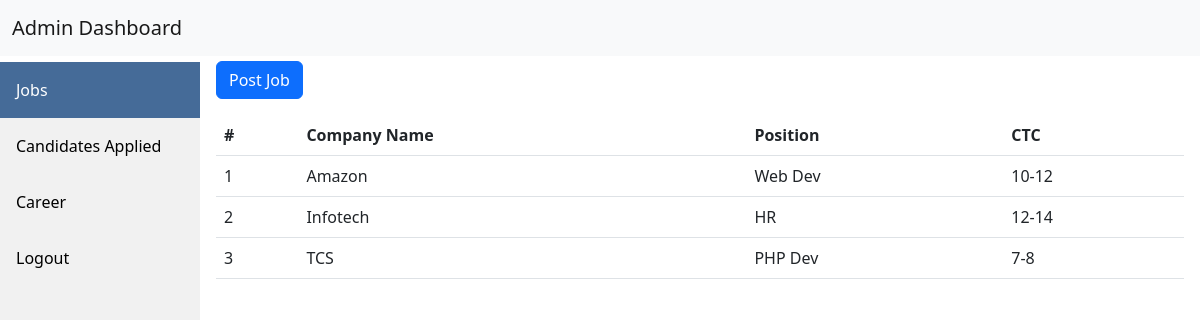
The page / on the database its author committed.
### tables this page shows
CREATE TABLE `jobs` (
  `id` int(11) NOT NULL,
  `cname` varchar(50) NOT NULL,
  `position` varchar(50) NOT NULL,
  `jdesc` varchar(200) NOT NULL,
  `skills` varchar(50) NOT NULL,
  `CTC` varchar(50) NOT NULL
);

### Index.php (the view, shortened to what this page needs)
<?php include 'Header.php'?>
<?php include 'Config.php'?>
<div class="content">
    <p>
    <button class="btn btn-primary" type="button" data-bs-toggle="collapse" data-bs-target="#collapseExample" aria-expanded="false" aria-controls="collapseExample">
    Post Job
    </button>
    </p>
    <table class="table">
      <thead>
      <tr>
        <th scope="col">#</th>
        <th scope="col">Company Name</th>
        <th scope="col">Position</th>
        <th scope="col">CTC</th>
      </tr>
      </thead>
          <?php
            $sql="select cname,position,CTC from jobs";
            $result=mysqli_query($conn,$sql);
            $i=0;
            if ($result->num_rows > 0) {
              while($row=$result->fetch_assoc()) {
            echo"
            <tbody>
            <tr>
                <td>".++$i."</td>
                <td>".$row['cname']."</td>
                <td>".$row['position']."</td>
                <td>".$row['CTC']."</td>
            </tr>";
             }
          }
          else{
            echo"";
          }
          ?>
      </tbody>
    </table>
    </div>
  </div>
</body>
</html>

### Header.php (style rules this page uses)
div.content { margin-top: 60px; margin-left: 200px; padding: 1px 16px; height: 1000px; }

### rows shown on the page
jobs: cname "Amazon", position "Web Dev", CTC "10-12"
jobs: cname "Infotech", position "HR", CTC "12-14"
jobs: cname "TCS", position "PHP Dev", CTC "7-8"
